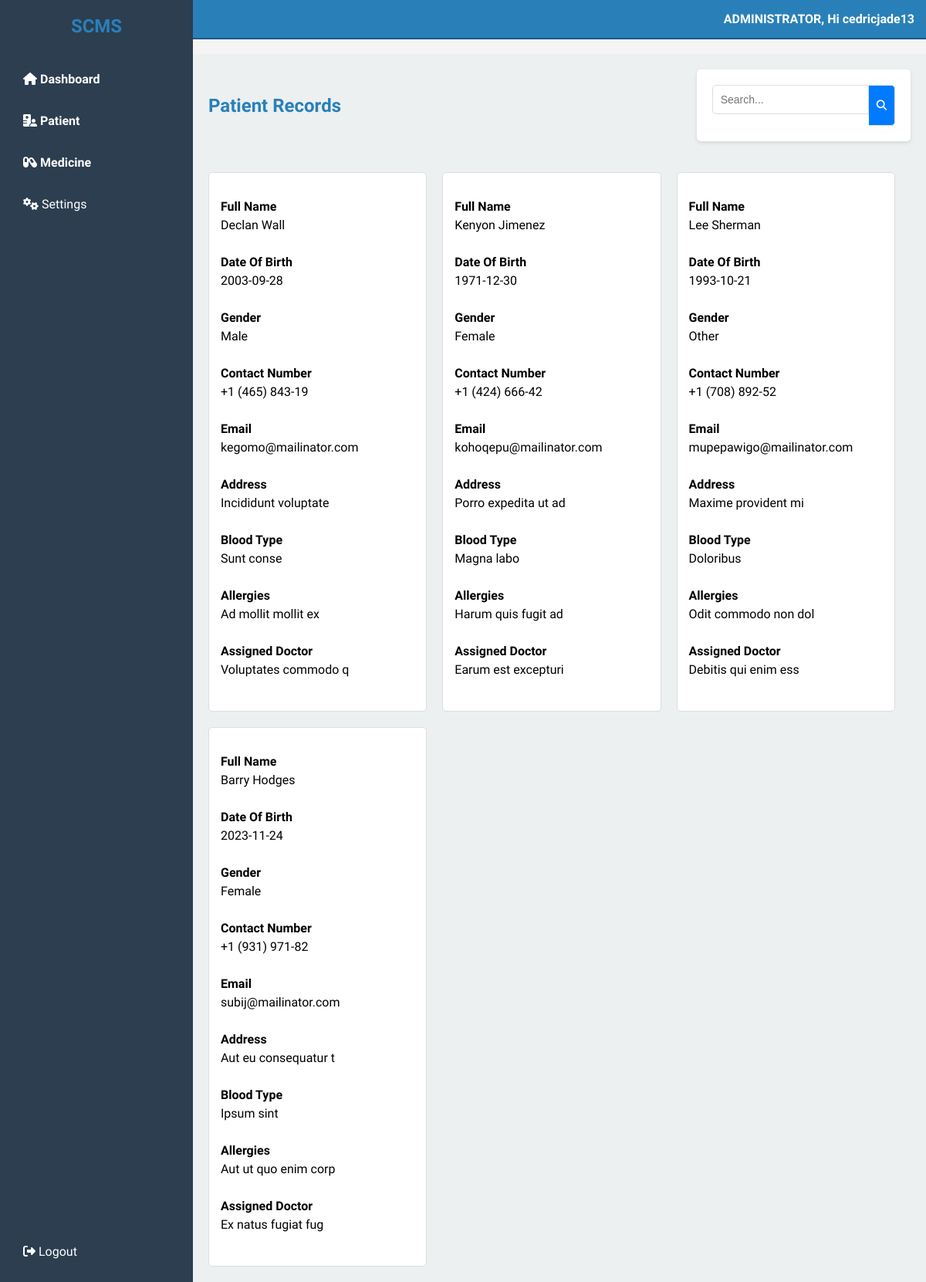
/admin/view_records.php (signed in), run on the app's committed database.
### tables this page shows
CREATE TABLE `patients` (
  `id` int(20) NOT NULL,
  `full_name` varchar(100) NOT NULL,
  `dob` date NOT NULL,
  `gender` enum('Male','Female','Other') NOT NULL,
  `contact_number` varchar(15) NOT NULL,
  `email` varchar(100) NOT NULL,
  `address` text NOT NULL,
  `blood_type` varchar(10) NOT NULL,
  `allergies` varchar(100) NOT NULL,
  `conditions` varchar(100) NOT NULL,
  `surgeries` varchar(100) NOT NULL,
  `medications` varchar(100) NOT NULL,
  `family_history` varchar(100) NOT NULL,
  `assigned_doctor` varchar(100) NOT NULL,
  `reason_for_visit` text NOT NULL,
  `emergency_contact_name` varchar(100) NOT NULL,
  `relationship` varchar(100) NOT NULL,
  `emergency_contact_number` varchar(15) NOT NULL,
  `created_at` timestamp NOT NULL DEFAULT current_timestamp() ON UPDATE current_timestamp()
);

### admin/view_records.php (the view, shortened to what this page needs)
<?php
include('../database/config.php');
if (isset($_SESSION['username'])) {
    $username = $_SESSION['username'];
} else {
    header("Location: login.php");
    exit();
}
$patients = [];
$sql = "SELECT * FROM patients";
$result = $conn->query($sql);
if ($result->num_rows > 0) {
    while ($row = $result->fetch_assoc()) {
        $patients[] = $row;
    }
}
?>
<!DOCTYPE html>
<html lang="en">
<head>
    <link rel="stylesheet" href="styles.css">
    <link rel="stylesheet" href="https://cdnjs.cloudflare.com/ajax/libs/font-awesome/6.7.2/css/all.min.css" />
</head>
<body>
    <div class="container">
        <aside class="sidebar">
            <h2>SCMS</h2>
            <ul class="menu">
                <li>
                    <span class="toggle dashboard"><i class="fa-solid fa-house"></i> Dashboard</span>
                </li>
                <li>
                    <span class="toggle"><i class="fa-solid fa-hospital-user"></i> Patient</span>
                </li>
                <li>
                    <span class="toggle"><i class="fa-solid fa-capsules"></i> Medicine</span>
                </li>
                <li><a href="#settings"><i class="fa-solid fa-gears"></i> Settings</a></li>
            </ul>
            <a href="login.php" class="logout"><i class="fa-solid fa-right-from-bracket"></i> Logout</a>
        </aside>
        <header class="header">
        <div class="admin-info">ADMINISTRATOR, Hi <?php echo htmlspecialchars($username); ?></div>
        </header>
        <main class="main-content">
            <div class="header-container">
                <h2>Patient Records</h2>
                <div class="search-container">
                    <form action="search.php" method="GET">
                        <input type="text" name="query" placeholder="Search..." required>
                        <button type="submit"><i class="fa-solid fa-search"></i></button>
                    </form>
                </div>
            </div>
            <div class="patient-container">
                <?php foreach ($patients as $patient): ?>
                    <div class="patient-record">
                        <br>
                        <div class="patient-info">
                            <label>Full Name</label> <?php echo htmlspecialchars($patient['full_name']); ?>
                        </div><br>
                        <div class="patient-info">
                            <label>Date Of Birth</label> <?php echo htmlspecialchars($patient['dob']); ?>
                        </div><br>
                        <div class="patient-info">
                            <label>Gender</label> <?php echo htmlspecialchars($patient['gender']); ?>
                        </div><br>
                        <div class="patient-info">
                            <label>Contact Number</label> <?php echo htmlspecialchars($patient['contact_number']); ?>
                        </div><br>
                        <div class="patient-info">
                            <label>Email</label> <?php echo htmlspecialchars($patient['email']); ?>
                        </div><br>
                        <div class="patient-info">
                            <label>Address</label> <?php echo htmlspecialchars($patient['address']); ?>
                        </div><br>
                        <div class="patient-info">
                            <label>Blood Type</label> <?php echo htmlspecialchars($patient['blood_type']); ?>
                        </div><br>
                        <div class="patient-info">
                            <label>Allergies</label> <?php echo htmlspecialchars($patient['allergies']); ?>
                        </div><br>
                        <div class="patient-info">
                            <label>Assigned Doctor</label> <?php echo htmlspecialchars($patient['assigned_doctor']); ?>
                        </div><br>
                    </div>
                <?php endforeach; ?>
            </div>
        </main>
    </div>
</body>
</html>

### admin/styles.css (style rules this page uses)
* { box-sizing: border-box; margin: 0; padding: 0; }
body { font-family: "Josefin Sans", sans-serif; font-optical-sizing: auto; font-weight: weight; font-style: normal; background-color: #f4f4f4; }
.container { display: flex; }
.sidebar { width: 250px; background-color: #2c3e50; color: white; padding: 20px; position: fixed; height: 100%; display: flex; flex-direction: column; }
.sidebar h2 { text-align: center; margin-bottom: 20px; }
.menu { flex: 1; list-style-type: none; }
.menu li { margin: 15px 0; }
.menu li span { font-weight: bold; display: block; margin-bottom: 5px; cursor: pointer; padding: 10px; transition: background 0.3s; }
.menu li a { color: white; text-decoration: none; padding: 10px; display: block; border-radius: 5px; transition: background 0.3s; }
.menu li .dashboard { color: white; text-decoration: none; padding: 10px; display: block; border-radius: 5px; transition: background 0.3s; }
.logout { color: white; text-decoration: none; padding: 10px; border-radius: 5px; margin-top: 15px; }
.header { background-color: #2980b9; color: white; padding: 15px; display: flex; justify-content: flex-end; align-items: center; border-bottom: 2px solid #1c598a; position: fixed; top: 0; left: 250px; right: 0; z-index: 1000; }
.admin-info { font-size: 16px; font-weight: bold; }
.main-content { flex: 1; padding: 20px; margin-left: 250px; margin-top: 70px; background-color: #ecf0f1; }
form { background-color: white; padding: 20px; border-radius: 5px; box-shadow: 0 2px 5px rgba(0, 0, 0, 0.1); margin-bottom: 20px; }
h2, h3 { color: #2980b9; margin-bottom: 15px; }
label { display: block; margin-bottom: 5px; font-weight: bold; }
input[type="text"], input[type="date"], input[type="tel"], input[type="email"], input[type="number"], textarea, select { width: 100%; padding: 10px; margin-bottom: 15px; border: 1px solid #ccc; border-radius : 4px; font-size: 14px; }
input[type="submit"], button { background-color: #2980b9; color: white; border: none; padding: 10px 15px; border-radius: 5px; cursor: pointer; transition: background 0.3s; }
.header-container { display: flex; justify-content: space-between; align-items: center; margin-bottom: 20px; }
.search-container { display: flex; }
.search-container form { display: flex; }
.search-container input[type="text"] { padding: 10px; border: 1px solid #ddd; border-radius: 5px 0 0 5px; }
.search-container button { padding: 10px; border: 1px solid #ddd; border-left: none; border-radius: 0 5px 5px 0; background-color: #007bff; color: white; cursor: pointer; }

### admin/view_records.php (style rules this page uses)
.main-content { flex: 1; padding: 20px; }
h2 { margin-bottom: 20px; }
.patient-container { display: flex; flex-wrap: wrap; gap: 20px; }
.patient-record { border: 1px solid #ddd; border-radius: 5px; padding: 15px; background: #fff; width: calc(33.33% - 20px); box-sizing: border-box; }
.patient-info { margin-bottom: 10px; }
.patient-info label { font-weight: bold; }
.header-container { display: flex; justify-content: space-between; align-items: center; margin-bottom: 20px; }
.search-container { display: flex; }
.search-container form { display: flex; }
.search-container input[type="text"] { padding: 10px; border: 1px solid #ddd; border-radius: 5px 0 0 5px; }
.search-container button { padding: 10px; border: 1px solid #ddd; border-left: none; border-radius: 0 5px 5px 0; background-color: #007bff; color: white; cursor: pointer; }

### data on the page
patients: full_name "Declan Wall", dob "2003-09-28", gender "Male", contact_number "+1 (465) 843-19", email "kegomo@mailinator.com", address "Incididunt voluptate", blood_type "Sunt conse", allergies "Ad mollit mollit ex", assigned_doctor "Voluptates commodo q"
patients: full_name "Kenyon Jimenez", dob "1971-12-30", gender "Female", contact_number "+1 (424) 666-42", email "kohoqepu@mailinator.com", address "Porro expedita ut ad", blood_type "Magna labo", allergies "Harum quis fugit ad", assigned_doctor "Earum est excepturi"
patients: full_name "Lee Sherman", dob "1993-10-21", gender "Other", contact_number "+1 (708) 892-52", email "mupepawigo@mailinator.com", address "Maxime provident mi", blood_type "Doloribus", allergies "Odit commodo non dol", assigned_doctor "Debitis qui enim ess"
patients: full_name "Barry Hodges", dob "2023-11-24", gender "Female", contact_number "+1 (931) 971-82", email "subij@mailinator.com", address "Aut eu consequatur t", blood_type "Ipsum sint", allergies "Aut ut quo enim corp", assigned_doctor "Ex natus fugiat fug"

### other printed values
$username "cedricjade13"
